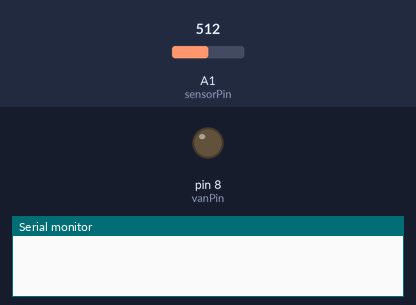
A sketch run on a simulated Arduino Uno, built for the host (arithmetic inside an expression is 32-bit, double 64-bit). Shown: output pins drawn as LEDs (lit = HIGH), the last lines printed to the serial monitor. The inputs (shaded band) are chosen by the test bench; at power-on: A1 (sensorPin) = 512. WiFi joins after 1.5 s; servers stay silent unless stated.

Above: at 0.0 s.
At 2.6 s:
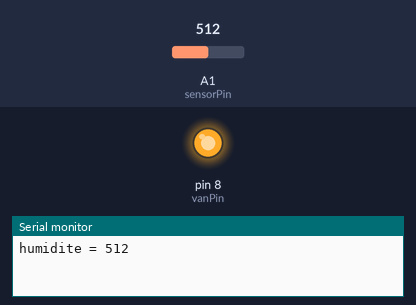
Timing chart, 0 to 4.1 s (numbered marks = the images above):
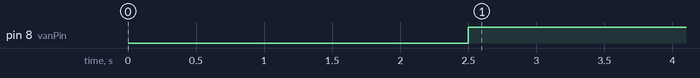

Measured:
- by itself, pin 8 (vanPin): LOW → HIGH at 2.5 s

The sketch:

fusionWithFlorian.ino
```cpp
#include <SPI.h>
#include <Ethernet.h>

byte mac[] = {0x90, 0xA2, 0xDA, 0x0F, 0xCD, 0xE9}; //adresse mac shield ethernet
EthernetClient client;

int sensorPin = A1;                     //initialisation variable SensorPin (capteur humidité) sur entree analogique AO
int sensorValue = 0;                    //initialisation variable du capteur sur O
int vanPin = 8;

void setup() {
Serial.begin(9600);  //Initialisation Moniteur Serie
pinMode(vanPin, OUTPUT);
}

void loop() {
connexion();
humidite();
requete(sensorValue);
}

void connexion () {
if (Ethernet.begin(mac) == 0) { //detecter en cas de probleme d'ip (DHCP = IP dynamique)
  Serial.println("Failed to configure Ethernet using DHCP");
  for(;;);
  delay(1000);
  Serial.println("*Connexion");
  }
}

void requete(int humidite) {
if (client.connect("proxy-eple.in.ac-nantes.fr",3128)) { //proxy lycée
  Serial.println("*Connectée");
  client.print("GET http://projetsmartplante.000webhostapp.com/Database/varaddauto.php?hauteur="); //url send arduino
  client.print("9"); //var 1
  client.print("&ventilateur=");
  client.print("1"); //var 2
  client.print("&humidite=");
  client.print(humidite); //var 3
  client.print("&temperature=");
  client.print("9"); //var 4
  client.println(" HTTP/1.1"); //NOT IN URL
  client.println();
  Serial.println("**Valeurs envoyées");
  client.stop();
  delay(10000);
}

else {
  Serial.println("**Connexion impossible");
  }
}

void humidite (){
sensorValue = analogRead(sensorPin); //lecture de la valeur analogique par le capteur et stockage dans variable sensorValue
Serial.print("humidite = " );        //écriture sur le moniteur série de humidité
Serial.println(sensorValue);         //écriture sur le moniteur série de la valeur numerique de SensorValue
delay(1000);                         //attente durant 1 Seconde

if (sensorValue<732) {               // Si la valeur numérique est inférieur à 732
  digitalWrite(vanPin,HIGH);         // ouvre la vanne (commande le relais qui met en marche la pompe)
  delay(1000);                       // pause 1 seconde
  }

if (sensorValue>732) {               // Si la valeur numérique est supérieur à 732
  digitalWrite(vanPin,LOW);          // ferme la vanne (commande le relais qui met en marche la pompe)
  delay(1000);                       // pause 1 seconde
  }
}
```
